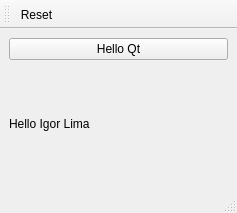
<?xml version="1.0" encoding="UTF-8"?>
<ui version="4.0">
 <class>MainWindow</class>
 <widget class="QMainWindow" name="MainWindow">
  <property name="geometry">
   <rect>
    <x>0</x>
    <y>0</y>
    <width>237</width>
    <height>213</height>
   </rect>
  </property>
  <property name="windowTitle">
   <string>MainWindow</string>
  </property>
  <widget class="QWidget" name="centralwidget">
   <layout class="QVBoxLayout" name="verticalLayout">
    <item>
     <widget class="QPushButton" name="hellopushbutton">
      <property name="text">
       <string>Hello Qt</string>
      </property>
     </widget>
    </item>
    <item>
     <widget class="QLabel" name="hellolabel">
      <property name="text">
       <string>Hello Igor Lima</string>
      </property>
     </widget>
    </item>
   </layout>
  </widget>
  <widget class="QMenuBar" name="menubar">
   <property name="geometry">
    <rect>
     <x>0</x>
     <y>0</y>
     <width>237</width>
     <height>21</height>
    </rect>
   </property>
  </widget>
  <widget class="QStatusBar" name="statusbar"/>
  <widget class="QToolBar" name="toolBar">
   <property name="windowTitle">
    <string>toolBar</string>
   </property>
   <attribute name="toolBarArea">
    <enum>TopToolBarArea</enum>
   </attribute>
   <attribute name="toolBarBreak">
    <bool>false</bool>
   </attribute>
   <addaction name="actionReset"/>
  </widget>
  <action name="actionReset">
   <property name="icon">
    <iconset>
     <normaloff>reset_128x128.png</normaloff>reset_128x128.png</iconset>
   </property>
   <property name="text">
    <string>Reset</string>
   </property>
   <property name="toolTip">
    <string>Reset</string>
   </property>
  </action>
 </widget>
 <resources/>
 <connections/>
</ui>
